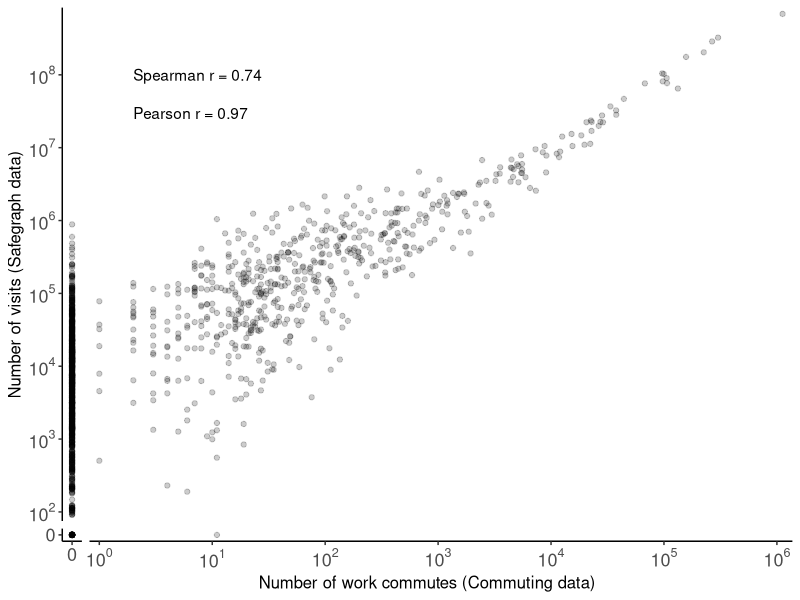

Generate this figure with R:
library(tidyverse)

df_visits <- read.csv('../data/mobility/safegraph_visits_march_2021_june_2022.csv', row.names = NULL) %>% 
  as_tibble()

df_visits_full <- expand.grid(county_origin = unique(df_visits$county_origin),
                              county_destination = unique(df_visits$county_destination)) %>% 
  left_join(df_visits)

df_workflows <- read.csv('../data/mobility/commuting_flows_WA_2020.csv', row.names = NULL) %>% 
  as_tibble() %>% select(-X)

df_for_comparison <- df_visits_full %>% 
  full_join(df_workflows, by = c('county_origin' = 'county_residence', 'county_destination' = 'county_workplace')) %>% 
  mutate(n_workflows = replace_na(n_workflows, 0.),
         n_scaled_visits_county = replace_na(n_scaled_visits_county, 0.))

cor_spearman <- round(cor(df_for_comparison$n_scaled_visits_county, df_for_comparison$n_workflows, method = 'spearman'), 2)
cor_pearson <- round(cor(df_for_comparison$n_scaled_visits_county, df_for_comparison$n_workflows, method = 'pearson'), 2)

yaxis_zero <- 0.1
xaxis_zero <- 0.1

plt_comp_workflow_safegraph <- df_for_comparison %>% 
  mutate(n_workflows_plot = ifelse(n_workflows == 0., xaxis_zero, n_workflows),
         n_scaled_visits_county_plot = ifelse(n_scaled_visits_county == 0., yaxis_zero, n_scaled_visits_county)) %>% 
  ggplot(aes(x = n_workflows_plot, y = n_scaled_visits_county_plot)) +
  geom_point(alpha = 0.2) +
  geom_text(data = tibble(n_scaled_visits_county = 1., 
                          n_workflows = 1.,
                          n_scaled_visits_county_plot = 1e8,
                          n_workflows_plot = 2),
            aes(label = paste0('Spearman r = ', cor_spearman)), hjust = 0.) +
  geom_text(data = tibble(n_scaled_visits_county = 1., 
                          n_workflows = 1.,
                          n_scaled_visits_county_plot = 3e7,
                          n_workflows_plot = 2),
            aes(label = paste0('Pearson r = ', cor_pearson)), hjust = 0.) +
  scale_x_continuous(trans = 'log', 
                     expand = expansion(add = c(0.2, 0.2)),
                     name = 'Number of work commutes (Commuting data)',
                     breaks = c(xaxis_zero, 1, 10, 1e2, 1e3, 1e4, 1e5, 1e6),
                     labels = c('0', expression(10^{0}), expression(10^{1}), expression(10^{2}), 
                                expression(10^{3}), expression(10^{4}), expression(10^{5}),
                                expression(10^{6}))) +
  scale_y_continuous(trans = 'log', 
                     expand = expansion(add = c(0.2, 0.2)),
                     name = 'Number of visits (Safegraph data)',
                     breaks = c(yaxis_zero, 1, 10, 1e2, 1e3, 1e4, 1e5, 1e6, 1e7, 1e8, 1e9, 1e10),
                     labels = c('0', expression(10^{0}), expression(10^{1}), expression(10^{2}), 
                                expression(10^{3}), expression(10^{4}), expression(10^{5}),
                                expression(10^{6}), expression(10^{7}), expression(10^{8}), 
                                expression(10^{9}), expression(10^{10}))) +
  facet_grid((n_scaled_visits_county == 0.) ~ (n_workflows != 0.), 
             space = 'free', scales = 'free') +
  theme_classic() +
  theme(strip.background = element_blank(),
        strip.text = element_blank(),
        axis.text = element_text(size = 13),
        axis.title = element_text(size = 12))

pdf('../plots/figure_mobility/comparison_workflow_safegraph.pdf', height = 4., width = 4.5)
plot(plt_comp_workflow_safegraph)
dev.off()
